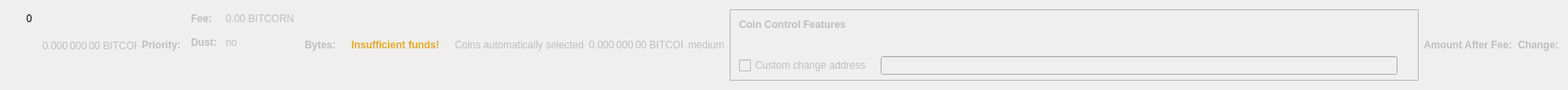
    <widget class="QWidget" name="dummyHideWidget" native="true">
     <property name="maximumSize">
      <size>
       <width>100</width>
       <height>22</height>
      </size>
     </property>
     <layout class="QHBoxLayout" name="dummyHideLayout">
      <item>
       <layout class="QFormLayout" name="formLayoutCoinControl1">
        <property name="horizontalSpacing">
         <number>10</number>
        </property>
        <property name="verticalSpacing">
         <number>14</number>
        </property>
        <property name="leftMargin">
         <number>10</number>
        </property>
        <property name="topMargin">
         <number>4</number>
        </property>
        <property name="rightMargin">
         <number>6</number>
        </property>
        <item row="0" column="1">
         <widget class="QLabel" name="labelCoinControlBytes">
          <property name="cursor">
           <cursorShape>IBeamCursor</cursorShape>
          </property>
          <property name="contextMenuPolicy">
           <enum>Qt::ActionsContextMenu</enum>
          </property>
          <property name="text">
           <string notr="true">0</string>
          </property>
          <property name="textInteractionFlags">
           <set>Qt::LinksAccessibleByMouse|Qt::TextSelectableByKeyboard|Qt::TextSelectableByMouse</set>
          </property>
         </widget>
        </item>
       </layout>
      </item>
      <item>
       <widget class="QLabel" name="labelCoinControlAfterFee">
        <property name="enabled">
         <bool>false</bool>
        </property>
        <property name="sizePolicy">
         <sizepolicy hsizetype="Fixed" vsizetype="Fixed">
          <horstretch>0</horstretch>
          <verstretch>0</verstretch>
         </sizepolicy>
        </property>
        <property name="minimumSize">
         <size>
          <width>111</width>
          <height>12</height>
         </size>
        </property>
        <property name="maximumSize">
         <size>
          <width>111</width>
          <height>12</height>
         </size>
        </property>
        <property name="cursor">
         <cursorShape>IBeamCursor</cursorShape>
        </property>
        <property name="contextMenuPolicy">
         <enum>Qt::ActionsContextMenu</enum>
        </property>
        <property name="text">
         <string notr="true">0.000 000 00 BITCORN</string>
        </property>
        <property name="textInteractionFlags">
         <set>Qt::LinksAccessibleByMouse|Qt::TextSelectableByKeyboard|Qt::TextSelectableByMouse</set>
        </property>
       </widget>
      </item>
      <item>
       <widget class="QLabel" name="labelCoinControlPriorityText">
        <property name="enabled">
         <bool>false</bool>
        </property>
        <property name="font">
         <font>
          <weight>75</weight>
          <bold>true</bold>
         </font>
        </property>
        <property name="text">
         <string>Priority:</string>
        </property>
       </widget>
      </item>
      <item>
       <layout class="QHBoxLayout" name="horizontalLayout"/>
      </item>
      <item>
       <layout class="QFormLayout" name="formLayoutCoinControl3">
        <property name="horizontalSpacing">
         <number>10</number>
        </property>
        <property name="verticalSpacing">
         <number>14</number>
        </property>
        <property name="leftMargin">
         <number>6</number>
        </property>
        <property name="topMargin">
         <number>4</number>
        </property>
        <property name="rightMargin">
         <number>6</number>
        </property>
        <item row="0" column="0">
         <widget class="QLabel" name="labelCoinControlFeeText">
          <property name="enabled">
           <bool>false</bool>
          </property>
          <property name="font">
           <font>
            <weight>75</weight>
            <bold>true</bold>
           </font>
          </property>
          <property name="text">
           <string>Fee:</string>
          </property>
          <property name="margin">
           <number>0</number>
          </property>
         </widget>
        </item>
        <item row="0" column="1">
         <widget class="QLabel" name="labelCoinControlFee">
          <property name="enabled">
           <bool>false</bool>
          </property>
          <property name="cursor">
           <cursorShape>IBeamCursor</cursorShape>
          </property>
          <property name="contextMenuPolicy">
           <enum>Qt::ActionsContextMenu</enum>
          </property>
          <property name="text">
           <string notr="true">0.00 BITCORN</string>
          </property>
          <property name="textInteractionFlags">
           <set>Qt::LinksAccessibleByMouse|Qt::TextSelectableByKeyboard|Qt::TextSelectableByMouse</set>
          </property>
         </widget>
        </item>
        <item row="1" column="0">
         <widget class="QLabel" name="labelCoinControlLowOutputText">
          <property name="enabled">
           <bool>false</bool>
          </property>
          <property name="font">
           <font>
            <weight>75</weight>
            <bold>true</bold>
           </font>
          </property>
          <property name="text">
           <string>Dust:</string>
          </property>
         </widget>
        </item>
        <item row="1" column="1">
         <widget class="QLabel" name="labelCoinControlLowOutput">
          <property name="enabled">
           <bool>false</bool>
          </property>
          <property name="cursor">
           <cursorShape>IBeamCursor</cursorShape>
          </property>
          <property name="contextMenuPolicy">
           <enum>Qt::ActionsContextMenu</enum>
          </property>
          <property name="text">
           <string>no</string>
          </property>
          <property name="textInteractionFlags">
           <set>Qt::LinksAccessibleByMouse|Qt::TextSelectableByKeyboard|Qt::TextSelectableByMouse</set>
          </property>
         </widget>
        </item>
       </layout>
      </item>
      <item>
       <widget class="QLabel" name="labelCoinControlBytesText">
        <property name="enabled">
         <bool>false</bool>
        </property>
        <property name="font">
         <font>
          <weight>75</weight>
          <bold>true</bold>
         </font>
        </property>
        <property name="text">
         <string>Bytes:</string>
        </property>
       </widget>
      </item>
      <item>
       <layout class="QFormLayout" name="formLayoutCoinControl2">
        <property name="horizontalSpacing">
         <number>10</number>
        </property>
        <property name="verticalSpacing">
         <number>14</number>
        </property>
        <property name="leftMargin">
         <number>6</number>
        </property>
        <property name="topMargin">
         <number>4</number>
        </property>
        <property name="rightMargin">
         <number>6</number>
        </property>
       </layout>
      </item>
      <item>
       <layout class="QHBoxLayout" name="horizontalLayoutCoinControl2">
        <property name="spacing">
         <number>8</number>
        </property>
        <property name="bottomMargin">
         <number>10</number>
        </property>
       </layout>
      </item>
      <item>
       <widget class="QLabel" name="labelCoinControlInsuffFunds">
        <property name="enabled">
         <bool>false</bool>
        </property>
        <property name="minimumSize">
         <size>
          <width>0</width>
          <height>0</height>
         </size>
        </property>
        <property name="font">
         <font>
          <weight>75</weight>
          <bold>true</bold>
         </font>
        </property>
        <property name="styleSheet">
         <string notr="true">color:#e9a825;font-weight:bold;</string>
        </property>
        <property name="text">
         <string>Insufficient funds!</string>
        </property>
        <property name="margin">
         <number>5</number>
        </property>
       </widget>
      </item>
      <item>
       <layout class="QFormLayout" name="formLayoutCoinControl4">
        <property name="horizontalSpacing">
         <number>10</number>
        </property>
        <property name="verticalSpacing">
         <number>14</number>
        </property>
        <property name="leftMargin">
         <number>6</number>
        </property>
        <property name="topMargin">
         <number>4</number>
        </property>
        <property name="rightMargin">
         <number>6</number>
        </property>
       </layout>
      </item>
      <item>
       <widget class="QLabel" name="labelCoinControlAutomaticallySelected">
        <property name="enabled">
         <bool>false</bool>
        </property>
        <property name="sizePolicy">
         <sizepolicy hsizetype="Fixed" vsizetype="Fixed">
          <horstretch>0</horstretch>
          <verstretch>0</verstretch>
         </sizepolicy>
        </property>
        <property name="minimumSize">
         <size>
          <width>0</width>
          <height>0</height>
         </size>
        </property>
        <property name="maximumSize">
         <size>
          <width>240</width>
          <height>16777215</height>
         </size>
        </property>
        <property name="text">
         <string>Coins automatically selected</string>
        </property>
        <property name="margin">
         <number>5</number>
        </property>
       </widget>
      </item>
      <item>
       <widget class="QLabel" name="labelCoinControlChange">
        <property name="enabled">
         <bool>false</bool>
        </property>
        <property name="sizePolicy">
         <sizepolicy hsizetype="Fixed" vsizetype="Fixed">
          <horstretch>0</horstretch>
          <verstretch>0</verstretch>
         </sizepolicy>
        </property>
        <property name="minimumSize">
         <size>
          <width>111</width>
          <height>0</height>
         </size>
        </property>
        <property name="maximumSize">
         <size>
          <width>111</width>
          <height>16777215</height>
         </size>
        </property>
        <property name="cursor">
         <cursorShape>IBeamCursor</cursorShape>
        </property>
        <property name="contextMenuPolicy">
         <enum>Qt::ActionsContextMenu</enum>
        </property>
        <property name="text">
         <string notr="true">0.000 000 00 BITCORN</string>
        </property>
        <property name="textInteractionFlags">
         <set>Qt::LinksAccessibleByMouse|Qt::TextSelectableByKeyboard|Qt::TextSelectableByMouse</set>
        </property>
       </widget>
      </item>
      <item>
       <widget class="QLabel" name="labelCoinControlPriority">
        <property name="enabled">
         <bool>false</bool>
        </property>
        <property name="cursor">
         <cursorShape>IBeamCursor</cursorShape>
        </property>
        <property name="contextMenuPolicy">
         <enum>Qt::ActionsContextMenu</enum>
        </property>
        <property name="text">
         <string>medium</string>
        </property>
        <property name="textInteractionFlags">
         <set>Qt::LinksAccessibleByMouse|Qt::TextSelectableByKeyboard|Qt::TextSelectableByMouse</set>
        </property>
       </widget>
      </item>
      <item>
       <widget class="QFrame" name="frameCoinControl">
        <property name="sizePolicy">
         <sizepolicy hsizetype="Expanding" vsizetype="Expanding">
          <horstretch>0</horstretch>
          <verstretch>0</verstretch>
         </sizepolicy>
        </property>
        <property name="maximumSize">
         <size>
          <width>16777215</width>
          <height>16777215</height>
         </size>
        </property>
        <property name="frameShape">
         <enum>QFrame::StyledPanel</enum>
        </property>
        <property name="frameShadow">
         <enum>QFrame::Sunken</enum>
        </property>
        <layout class="QVBoxLayout" name="verticalLayoutCoinControl2_2">
         <property name="spacing">
          <number>0</number>
         </property>
         <property name="leftMargin">
          <number>0</number>
         </property>
         <property name="topMargin">
          <number>0</number>
         </property>
         <property name="rightMargin">
          <number>0</number>
         </property>
         <property name="bottomMargin">
          <number>6</number>
         </property>
         <item>
          <layout class="QVBoxLayout" name="verticalLayoutCoinControl" stretch="0,0,0,1">
           <property name="spacing">
            <number>0</number>
           </property>
           <property name="leftMargin">
            <number>10</number>
           </property>
           <property name="topMargin">
            <number>10</number>
           </property>
           <item>
            <layout class="QHBoxLayout" name="horizontalLayoutCoinControl1">
             <property name="bottomMargin">
              <number>15</number>
             </property>
             <item>
              <widget class="QLabel" name="labelCoinControlFeatures">
               <property name="enabled">
                <bool>false</bool>
               </property>
               <property name="sizePolicy">
                <sizepolicy hsizetype="Preferred" vsizetype="Maximum">
                 <horstretch>0</horstretch>
                 <verstretch>0</verstretch>
                </sizepolicy>
               </property>
               <property name="font">
                <font>
                 <weight>75</weight>
                 <bold>true</bold>
                </font>
               </property>
               <property name="styleSheet">
                <string notr="true">font-weight:bold;</string>
               </property>
               <property name="text">
                <string>Coin Control Features</string>
               </property>
              </widget>
             </item>
            </layout>
           </item>
           <item>
            <widget class="QWidget" name="widgetCoinControl" native="true">
             <property name="sizePolicy">
              <sizepolicy hsizetype="Preferred" vsizetype="Preferred">
               <horstretch>0</horstretch>
               <verstretch>0</verstretch>
              </sizepolicy>
             </property>
             <property name="minimumSize">
              <size>
               <width>0</width>
               <height>0</height>
              </size>
             </property>
             <property name="styleSheet">
              <string notr="true"/>
             </property>
             <layout class="QHBoxLayout" name="horizontalLayoutCoinControl5_2">
              <property name="leftMargin">
               <number>0</number>
              </property>
              <property name="topMargin">
               <number>0</number>
              </property>
              <property name="rightMargin">
               <number>0</number>
              </property>
              <property name="bottomMargin">
               <number>0</number>
              </property>
              <item>
               <layout class="QHBoxLayout" name="horizontalLayoutCoinControl3">
                <property name="spacing">
                 <number>20</number>
                </property>
                <property name="topMargin">
                 <number>0</number>
                </property>
                <property name="bottomMargin">
                 <number>10</number>
                </property>
               </layout>
              </item>
             </layout>
            </widget>
           </item>
           <item>
            <layout class="QHBoxLayout" name="horizontalLayoutCoinControl4" stretch="0,0,0">
             <property name="spacing">
              <number>12</number>
             </property>
             <property name="sizeConstraint">
              <enum>QLayout::SetDefaultConstraint</enum>
             </property>
             <property name="topMargin">
              <number>5</number>
             </property>
             <property name="rightMargin">
              <number>5</number>
             </property>
             <item>
              <widget class="QCheckBox" name="checkBoxCoinControlChange">
               <property name="enabled">
                <bool>false</bool>
               </property>
               <property name="toolTip">
                <string>If this is activated, but the change address is empty or invalid, change will be sent to a newly generated address.</string>
               </property>
               <property name="text">
                <string>Custom change address</string>
               </property>
              </widget>
             </item>
             <item>
              <widget class="QValidatedLineEdit" name="lineEditCoinControlChange">
               <property name="enabled">
                <bool>false</bool>
               </property>
               <property name="sizePolicy">
                <sizepolicy hsizetype="Expanding" vsizetype="Fixed">
                 <horstretch>0</horstretch>
                 <verstretch>0</verstretch>
                </sizepolicy>
               </property>
              </widget>
             </item>
             <item>
              <widget class="QLabel" name="labelCoinControlChangeLabel_2">
               <property name="sizePolicy">
                <sizepolicy hsizetype="Preferred" vsizetype="Expanding">
                 <horstretch>0</horstretch>
                 <verstretch>0</verstretch>
                </sizepolicy>
               </property>
               <property name="minimumSize">
                <size>
                 <width>0</width>
                 <height>0</height>
                </size>
               </property>
               <property name="text">
                <string/>
               </property>
               <property name="margin">
                <number>3</number>
               </property>
              </widget>
             </item>
            </layout>
           </item>
           <item>
            <spacer name="verticalSpacerCoinControl">
             <property name="orientation">
              <enum>Qt::Vertical</enum>
             </property>
             <property name="sizeHint" stdset="0">
              <size>
               <width>800</width>
               <height>1</height>
              </size>
             </property>
            </spacer>
           </item>
          </layout>
         </item>
        </layout>
       </widget>
      </item>
      <item>
       <widget class="QLabel" name="labelCoinControlAfterFeeText">
        <property name="enabled">
         <bool>false</bool>
        </property>
        <property name="minimumSize">
         <size>
          <width>0</width>
          <height>0</height>
         </size>
        </property>
        <property name="maximumSize">
         <size>
          <width>16777215</width>
          <height>16777215</height>
         </size>
        </property>
        <property name="font">
         <font>
          <weight>75</weight>
          <bold>true</bold>
         </font>
        </property>
        <property name="text">
         <string>Amount After Fee:</string>
        </property>
        <property name="alignment">
         <set>Qt::AlignLeading|Qt::AlignLeft|Qt::AlignVCenter</set>
        </property>
        <property name="margin">
         <number>0</number>
        </property>
       </widget>
      </item>
      <item>
       <widget class="QLabel" name="labelCoinControlChangeText">
        <property name="enabled">
         <bool>false</bool>
        </property>
        <property name="sizePolicy">
         <sizepolicy hsizetype="Preferred" vsizetype="Preferred">
          <horstretch>0</horstretch>
          <verstretch>0</verstretch>
         </sizepolicy>
        </property>
        <property name="minimumSize">
         <size>
          <width>0</width>
          <height>0</height>
         </size>
        </property>
        <property name="maximumSize">
         <size>
          <width>16777215</width>
          <height>16777215</height>
         </size>
        </property>
        <property name="font">
         <font>
          <weight>75</weight>
          <bold>true</bold>
         </font>
        </property>
        <property name="text">
         <string>Change:</string>
        </property>
        <property name="alignment">
         <set>Qt::AlignLeading|Qt::AlignLeft|Qt::AlignVCenter</set>
        </property>
       </widget>
      </item>
     </layout>
    </widget>
